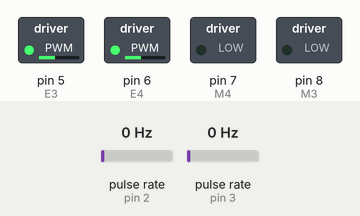
A sketch run on a simulated Arduino Uno, built with avr-gcc and run on an emulated ATmega328P. Parts: switched loads named in the sketch (green lamp = pin HIGH). Wiring (inferred from the names in the program): 2 × pulse sensor: data pin 2 / data pin 3. Inputs (shaded band) come from the test bench; at power-on: pulse rate (sensors on pin 2, pin 3) 0 Hz. What the sketch prints to the serial monitor is not drawn.

Above: at 1.2 s.
1.3 s: pulse rate (sensor on pin 2) set to 50 Hz
Timing chart, 0 to 4.3 s (numbered marks = the images above; inputs shaded):
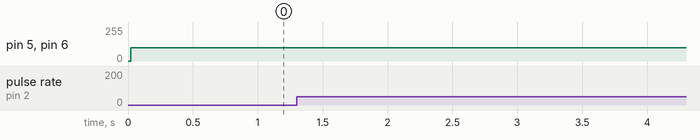

Measured:
- after the input at 1.3 s, every drawn part: stays the same

The sketch:

micromouse_code.ino
```cpp
#include <NewPing.h>
#include "Flood_fill_algorithm.h"


//sonar 1, enc 2,3, sonar 4 motors 5,6,7,8, sonar 9,10,11,12

const int E3 = 5; ///<Motor3 Speed
const int M3 = 8; ///<Motor3 Direction

const int E4 = 6; ///<Motor4 Speed
const int M4 = 7; ///<Motor4 Direction

const byte enc_l_pin = 2;
const byte enc_r_pin = 3;

volatile unsigned long enc_l = 0;
volatile unsigned long enc_r = 0;

#define TRIGGER_PIN_f 12
#define ECHO_PIN_f 11 //front

#define TRIGGER_PIN_l 10
#define ECHO_PIN_l 9 //left

#define TRIGGER_PIN_r 4
#define ECHO_PIN_r 1 //right

#define RADAR_MAX_DISTANCE 200

NewPing sonar_f(TRIGGER_PIN_f, ECHO_PIN_f, RADAR_MAX_DISTANCE);
NewPing sonar_l(TRIGGER_PIN_l, ECHO_PIN_l, RADAR_MAX_DISTANCE);
NewPing sonar_r(TRIGGER_PIN_r, ECHO_PIN_r, RADAR_MAX_DISTANCE);

float move_dist = 100; //cm
int wall_dist = 5; //cm

char speed_l = 245;
char speed_r = 245;

char speed_offset = 4;

  Queue<Cell> q;
  Queue<int> best_path;
  Cell goal(2, 4, 0);
  Cell start(3,0);
  Cell maze[4][6];

void count_l() {
  enc_l++;
}

void count_r() {
  enc_r++;
}

void M3_advance(char Speed){ ///<Motor3 Advance

 digitalWrite(M3,LOW);
 analogWrite(E3,Speed);
}

void M3_back(char Speed){ ///<Motor3 Back off

 digitalWrite(M3,HIGH);
 analogWrite(E3,Speed);
}


void M4_advance(char Speed){ ///<Motor4 Advance
 digitalWrite(M4,LOW);
 analogWrite(E4,Speed);
}


void M4_back(char Speed){ ///<Motor4 Back off
 digitalWrite(M4,HIGH);
 analogWrite(E4,Speed);
}

void stop(){
  analogWrite(E3,0);
  analogWrite(E4,0);
}

int dist_front(){
  return sonar_f.ping_cm();
}

int dist_left(){
  return sonar_l.ping_cm();
}

int dist_right(){
  return sonar_r.ping_cm();
}

void move(float dist){
  int pulses = (dist / (3.14f * 6.5f)) * 1900;

  int prev_l;
  int prev_r;

  unsigned int delta_l;
  unsigned int delta_r;

  unsigned int delta;

  enc_l = 0;
  enc_r = 0;

  while(enc_l <= pulses || enc_r <= pulses){
    delay(20);

    Serial.print("end lewy: ");
    Serial.println(enc_l);
    Serial.println("------");

    M3_advance(100);
    M4_advance(100);

    delta_l = enc_l - prev_l;
    delta_r = enc_r - prev_l;
    delta = delta_r - delta_r;
    if(delta_l > delta_r)
      speed_l -= speed_offset;
    else if(delta_l < delta_r)
      speed_l += speed_offset;
  }

  stop();
}

void turn_r(){
  int pulses = (12 / (3.14f * 6.5f)) * 1900;

  int prev_l;
  int prev_r;

  unsigned int delta_l;
  unsigned int delta_r;

  unsigned int delta;

  enc_l = 0;
  enc_r = 0;

  while(enc_l <= pulses || enc_r <= pulses){
    delay(20);

    M3_advance(100);
    M4_back(100);

    delta_l = enc_l - prev_l;
    delta_r = enc_r - prev_l;
    delta = delta_r - delta_r;

    if(delta_l > delta_r && delta >= 5)
      speed_l -= speed_offset;
    else if(delta_l < delta_r && delta >=5)
      speed_l += speed_offset;
  }
  stop();
}

void turn_l(){
  int pulses = (12 / (3.14f * 6.5f)) * 1900;

  int prev_l;
  int prev_r;

  unsigned int delta_l;
  unsigned int delta_r;

  unsigned int delta;

  enc_l = 0;
  enc_r = 0;

  while(enc_l <= pulses || enc_r <= pulses){
    delay(20);

    M4_advance(100);
    M3_back(100);

    delta_l = enc_l - prev_l;
    delta_r = enc_r - prev_l;
    delta = delta_r - delta_r;
    if(delta_l > delta_r && delta >= 5)
      speed_l -= speed_offset;
    else if(delta_l < delta_r && delta >=5)
      speed_l += speed_offset;
  }
  stop();
}

void turn_around(){
  int pulses = 2*(12 / (3.14f * 6.5f)) * 1900;

  int prev_l;
  int prev_r;

  unsigned int delta_l;
  unsigned int delta_r;

  unsigned int delta;

  enc_l = 0;
  enc_r = 0;

  while(enc_l <= pulses || enc_r <= pulses){
    delay(20);

    M3_advance(100);
    M4_back(100);

    delta_l = enc_l - prev_l;
    delta_r = enc_r - prev_l;
    delta = delta_r - delta_r;
    if(delta_l > delta_r && delta >= 5)
      speed_l -= speed_offset;
    else if(delta_l < delta_r && delta >=5)
      speed_l += speed_offset;
  }
  stop();
}

void travel(Cell maze[4][6], int size_y, int size_x, Cell curr, int mice_dir){

    if(maze[curr.get_y()][curr.get_x()].val == 0){
        //std::cout << "end" << std::endl;
        return;
    }

    int sensor_dir;
    if(dist_front() > wall_dist){
      sensor_dir = mice_dir;
      set_wall(maze, curr, sensor_dir, size_y, size_x);
    }
    if(dist_right() > wall_dist){
      sensor_dir = (1 + mice_dir) % 4;
      set_wall(maze, curr, sensor_dir, size_y, size_x);
    }
    if(dist_left() > wall_dist){
      sensor_dir = (2 + mice_dir) % 4;
      set_wall(maze, curr, sensor_dir, size_y, size_x);
    }
    reset_maze(maze, size_y, size_x, goal);
    flood_fill(maze, q, size_y, size_x);

    Cell next_move;
    next_move.val = 999;
    int direction;

    //down
    if(curr.get_y()+1 < size_y && maze[curr.get_y() + 1][curr.get_x()].acc_top && maze[curr.get_y() + 1][curr.get_x()].val < next_move.val){
        next_move = maze[curr.get_y() + 1][curr.get_x()];
        direction = 2;
    }
    //up
    if(curr.get_y()-1 >= 0 && maze[curr.get_y() - 1][curr.get_x()].acc_down && maze[curr.get_y() - 1][curr.get_x()].val < next_move.val){
        next_move = maze[curr.get_y() - 1][curr.get_x()];
        direction = 0;
    }
    //right
    if(curr.get_x()+1 < size_x && maze[curr.get_y()][curr.get_x() + 1].acc_left && maze[curr.get_y()][curr.get_x() + 1].val < next_move.val){
        next_move = maze[curr.get_y()][curr.get_x() + 1];
        direction = 1;
    }
    //left
    if(curr.get_x()-1 >= 0 && maze[curr.get_y()][curr.get_x() - 1].acc_right && maze[curr.get_y()][curr.get_x() - 1].val < next_move.val){
        next_move = maze[curr.get_y()][curr.get_x() - 1];
        direction = 3;
    }

    if(mice_dir == direction){}
    else if(mice_dir-direction == 2 || mice_dir-direction == -2)
        turn_around();
    else if((mice_dir == direction+1) ||(direction == mice_dir+3))
        turn_l();
    else if((mice_dir+1 == direction) ||(direction=3 == mice_dir))
        turn_r();

    move(move_dist);
    mice_dir = direction;

    travel(maze, size_y, size_x, next_move, mice_dir);
}

void get_best_route(Cell maze[4][6], int size_y, int size_x, Cell curr, int mice_dir, Queue<int> opt_moves){

    if(maze[curr.get_y()][curr.get_x()].val == 0){
        //std::cout << "end" << std::endl;
        return;
    }

    flood_fill(maze, q, size_y, size_x);

    Cell next_move;
    next_move.val = 999;
    int direction;

    //down
    if(curr.get_y()+1 < size_y && maze[curr.get_y() + 1][curr.get_x()].acc_top && maze[curr.get_y() + 1][curr.get_x()].val < next_move.val){
        next_move = maze[curr.get_y() + 1][curr.get_x()];
        direction = 2;
    }
    //up
    if(curr.get_y()-1 >= 0 && maze[curr.get_y() - 1][curr.get_x()].acc_down && maze[curr.get_y() - 1][curr.get_x()].val < next_move.val){
        next_move = maze[curr.get_y() - 1][curr.get_x()];
        direction = 0;
    }
    //right
    if(curr.get_x()+1 < size_x && maze[curr.get_y()][curr.get_x() + 1].acc_left && maze[curr.get_y()][curr.get_x() + 1].val < next_move.val){
        next_move = maze[curr.get_y()][curr.get_x() + 1];
        direction = 1;
    }
    //left
    if(curr.get_x()-1 >= 0 && maze[curr.get_y()][curr.get_x() - 1].acc_right && maze[curr.get_y()][curr.get_x() - 1].val < next_move.val){
        next_move = maze[curr.get_y()][curr.get_x() - 1];
        direction = 3;
    }

  if(mice_dir != direction){
  if(mice_dir-direction == 2 || mice_dir-direction == -2)
    opt_moves.push(3);
  else if((mice_dir == direction+1) ||(direction == mice_dir+3))
    opt_moves.push(1);
  else if((mice_dir+1 == direction) ||(direction=3 == mice_dir))
    opt_moves.push(2);
  }
  opt_moves.push(0);

  mice_dir = direction;

  get_best_route(maze, size_y, size_x, next_move, mice_dir, opt_moves);
}

void setup() {
  Serial.println();
  Serial.begin(9600);

  attachInterrupt(digitalPinToInterrupt(enc_l_pin), count_l, CHANGE);
  attachInterrupt(digitalPinToInterrupt(enc_r_pin), count_r, CHANGE);

  pinMode(5,OUTPUT);
  pinMode(6,OUTPUT);
  pinMode(7,OUTPUT);
  pinMode(8,OUTPUT);


//   for (int i = 0; i < 4; i++) {
//     for (int j = 0; j < 6; j++) {
//       maze[i][j] = Cell(i,j,-1);
//     }
//   }
//   Serial.println("---------------------");

//  maze[goal.get_y()][goal.get_x()].val = 0;

//   q.push(goal);
//   flood_fill(maze, q, 4, 6);

//   for (int i = 0; i < 4; i++) {
//     for (int j = 0; j < 6; j++) {
//       Serial.print(maze[i][j].val);
//     }
//     Serial.println();
//   }

//   travel(maze, 4, 6, start, 0);

//   delay(6000);

//   get_best_route(maze, 4, 6, start, 0, best_path);

//   while(!best_path.is_empty()){
//     int next_move = best_path.pop_front();

//     switch(next_move){
//       case 0:
//         move(move_dist);
//         break;
//       case 1:
//         turn_l();
//         break;
//       case 2:
//         turn_r();
//         break;
//       case 3:
//         turn_around();
//         break;
//     }

//   }

}

void loop() {
  move(25);
  delay(1500);
}
```

Flood_fill_algorithm.cpp
```cpp
#include "Flood_fill_algorithm.h"
#include "Arduino.h"

Cell::Cell(){}
Cell::Cell(int a, int b){
  y = a;
  x = b;
  val = -1;
  acc_top = true;
  acc_down = true;
  acc_right = true;
  acc_left = true;
}
Cell::Cell(int a, int b, int value){
  y = a;
  x = b;
  val = value;

  acc_top = true;
  acc_down = true;
  acc_right = true;
  acc_left = true;
}
int Cell::get_x()const{
  return x;
}
int Cell::get_y()const{
  return y;
}


void flood_fill(Cell t_maze[4][6], Queue<Cell> t_q, int size_y, int size_x) {
    while(!t_q.is_empty()){
        Cell c = t_q.pop_front();
        int val = c.val;
        //down
        if(c.get_y()+1 < size_y && t_maze[c.get_y() + 1][c.get_x()].val == -1 && t_maze[c.get_y() + 1][c.get_x()].acc_top){
            t_maze[c.get_y() + 1][c.get_x()].val = val + 1;
            t_q.push(t_maze[c.get_y() + 1][c.get_x()]);
        }
        //up
        if(c.get_y()-1 >= 0 && t_maze[c.get_y() - 1][c.get_x()].val == -1 && t_maze[c.get_y() - 1][c.get_x()].acc_down){
            t_maze[c.get_y() - 1][c.get_x()].val = val + 1;
            t_q.push(t_maze[c.get_y() - 1][c.get_x()]);
        }
        //right
        if(c.get_x()+1 < size_x && t_maze[c.get_y()][c.get_x() + 1].val == -1 && t_maze[c.get_y()][c.get_x() + 1].acc_left){
            t_maze[c.get_y()][c.get_x() + 1].val = val + 1;
            t_q.push(t_maze[c.get_y()][c.get_x() + 1]);
        }
        //left
        if(c.get_x()-1 >= 0 && t_maze[c.get_y()][c.get_x() - 1].val == -1 && t_maze[c.get_y()][c.get_x() - 1].acc_right) {
            t_maze[c.get_y()][c.get_x() - 1].val = val + 1;
            t_q.push(t_maze[c.get_y()][c.get_x() - 1]);
        }

    }
}

void set_wall(Cell maze[4][6], Cell c1, int direction, int size_y, int size_x){
    switch(direction) {
        case 0:
            if (c1.get_y() + 1 < size_y) {
                maze[c1.get_y() + 1][c1.get_x()].acc_top = false;
                maze[c1.get_y()][c1.get_x()].acc_down = false;
            }
            break;
        case 1:
            if (c1.get_y() - 1 >= 0) {
                maze[c1.get_y() - 1][c1.get_x()].acc_down = false;
                maze[c1.get_y()][c1.get_x()].acc_top = false;
            }
            break;
        case 2:
            if (c1.get_x() + 1 < size_x) {
                maze[c1.get_y()][c1.get_x() + 1].acc_left = false;
                maze[c1.get_y()][c1.get_x()].acc_right = false;
            }
            break;
        case 3:
            if (c1.get_x() - 1 >= 0) {
                maze[c1.get_y()][c1.get_x() - 1].acc_right = false;
                maze[c1.get_y()][c1.get_x()].acc_left = false;
            }
            break;
        default:
            break;
    }
}

void reset_maze(Cell maze[4][6], int size_y, int size_x, Cell goal){
    for (int i = 0; i < size_y; i++){
        for (int j = 0; j < size_x; j++) {
            maze[i][j].val = -1;
        }
    }
    maze[goal.get_y()][goal.get_x()].val = 0;
}
```

Flood_fill_algorithm.h
```cpp
#ifndef Flood_fill_algorithm.h
#define Flood_fill_algorithm.h

#include "Arduino.h"

class Cell{
private:
    int y;
    int x;
public:
    int val;
    bool acc_top;
    bool acc_down;
    bool acc_right;
    bool acc_left;

    Cell();
    Cell(int a, int b);
    Cell(int a, int b, int value);

    int get_x()const;
    int get_y()const;
};

template<typename T>
class Node {
public:
    T data;
    Node* next;
};

template<typename T>
class Queue {
    Node<T>* tail = nullptr;
    Node<T>* head = nullptr;
    int size = 0;
public:
    void push(T i);
    T pop_front();
    bool is_empty();
};


template<typename T> void Queue<T>::push(T i){
  size++;

  Node<T>* x = new Node<T>({ i, nullptr });

  if (tail == nullptr) {
    tail = x;
    head = x;
    }
  else {
      tail->next = x;
      tail = x;
  }
}

template<typename T> T Queue<T>::pop_front(){
  if (head != nullptr){
    size--;

    Node<T>* temp = head;
    head = head->next;

    if(size == 0){
      head = nullptr;
      tail = nullptr;
    }

    return(temp->data);
  }
}

template<typename T> bool Queue<T>::is_empty(){
  if (head == nullptr)
    return true;
  else
    return false;
}

void flood_fill(Cell t_maze[4][6], Queue<Cell> t_q, int size_y, int size_x);

void set_wall(Cell maze[4][6], Cell c1, int direction, int size_y, int size_x);

void reset_maze(Cell maze[4][6], int size_y, int size_x, Cell goal);

#endif
```
